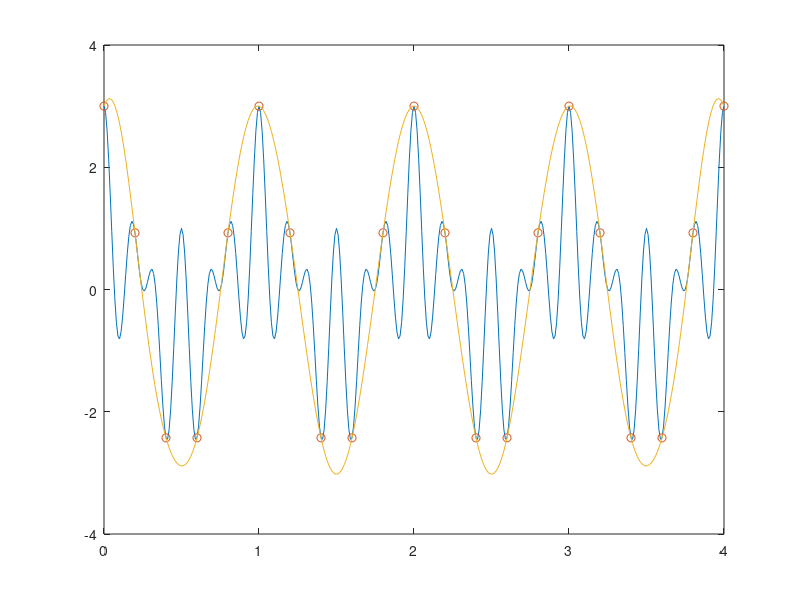

Write MATLAB code to recreate this figure.
clc;clear all;close all
t = 0:0.01:2;
amp = 5;
f = 1;
y = amp * sin(2 * pi * t * f);
%%
% figure(1)
% subplot(2,1,1)
% plot(t,y);
% xlabel('time');
% ylabel('5 * Sin(2*pi*1*t)');
% title('sin');
% figure(2)
% subplot(2,1,1)
% stem(t,y);
% xlabel('time');
% ylabel('5 * Sin(2*pi*1*t)');
% title('sin');
%%
n = rand(size(t))-0.5;
yn = y + n;
% figure(1)
% subplot(2,1,2)
% plot(t,yn);
% xlabel('time');
% ylabel('5 * Sin(2*pi*1*t)');
% title('sin');
% 
% figure(2)
% subplot(2,1,2)
% stem(t,yn);
% xlabel('time');
% ylabel('5 * Sin(2*pi*1*t)');
% title('sin');
%%
moving = ones(1,21)*1/21;
yf = conv(yn,moving);
% figure(3)
% % subplot(2,1,2)
% plot(((1:length(yf))-10)/100, yf);
% xlabel('time');
% ylabel('5 * Sin(2*pi*1*t)');
% title('conv');

%%
windowSize = 21;
a =1;
b = (1/windowSize)*ones(1,windowSize);
% y_d = filter(b,a,yn);
% plot(((1:length(y_d))-0)/100, y_d);
% xlabel('time');
% ylabel('5 * Sin(2*pi*1*t)');
% title('conv');

%%
% yc = singen(0.1,200);
% plot(yc)
%%
x = 0:0.01:4;
y =@(x) cos(2 * pi * x) + cos(8 * pi * x) + cos(12 * pi * x);
figure
ym = y(x);
plot(x, ym);
xs = 0:0.2:4;
hold on
ys = y(xs);
% plot(xs,ys,'o')
xn = 0:0.2:4;
yn = y(xn);
plot(xn,yn,'o')
arg_sinc = repmat(x+(xn(2) - xn(1)),size(yn,2),1  ) - repmat(((1:size(yn,2))*(xn(2)-xn(1)))' , 1 , size(ym,2));
hr = sinc( arg_sinc / (xn(2) - xn(1)) );
y_re = yn * hr;
% figure
plot(x,y_re)
% hold on
% plot(xn,yn)
% sum((y_re - yn).^2)




